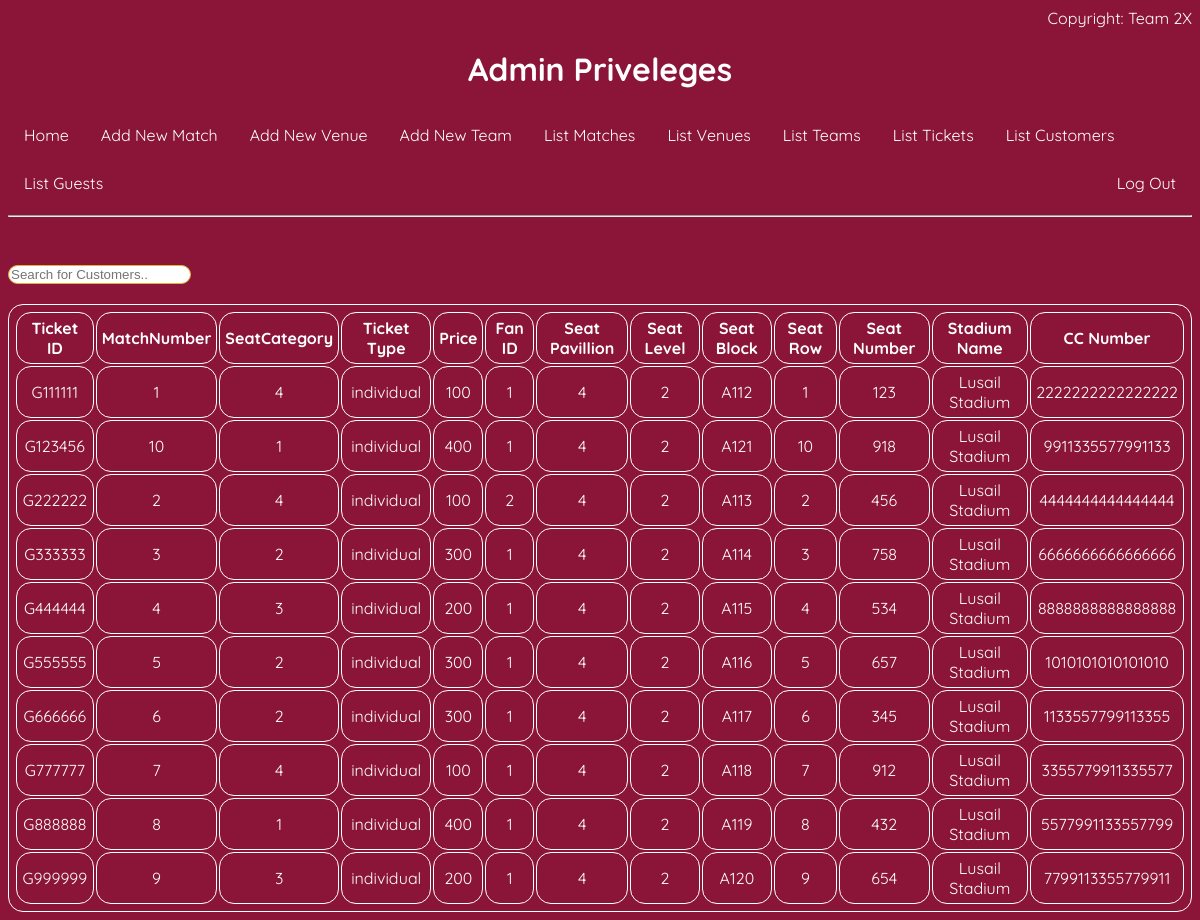
The page /admin/list_ticket.php (signed in) on the database its author committed.
### tables this page shows
CREATE TABLE TICKET
(
  TicketID VARCHAR(255) NOT NULL,
  MatchNumber INT NOT NULL,
  SeatCategory INT NOT NULL,
  TicketType VARCHAR(255) NOT NULL,
  Price INT NOT NULL,
  FanID INT NOT NULL,
  TeamName VARCHAR(255),  
  SpecificStadiumName VARCHAR(255),  
  SeatPavillion INT NOT NULL,
  SeatLevel INT NOT NULL,
  SeatBlock VARCHAR(255) NOT NULL,
  SeatRow INT NOT NULL,
  SeatNumber INT NOT NULL,
  StadiumName VARCHAR(255) NOT NULL,
  CCNumber VARCHAR(16),  
  PRIMARY KEY (TicketID),
  FOREIGN KEY (FanID) REFERENCES CUSTOMER(CustFanID) on update cascade on delete cascade,
  FOREIGN KEY (TeamName) REFERENCES TEAM(TeamName) on update cascade on delete cascade,
  FOREIGN KEY (StadiumName) REFERENCES STADIUM(StadiumName) on update cascade on delete cascade,
  FOREIGN KEY (SeatCategory, SeatPavillion, SeatLevel, SeatBlock, SeatRow, SeatNumber, StadiumName, Price) REFERENCES SEAT(SeatCategory, SeatPavillion, SeatLevel, SeatBlock, SeatRow, SeatNumber, StadiumName, SeatPrice) on update cascade on delete cascade,
  FOREIGN KEY (CCNumber) REFERENCES CCDetails(CCNumber) on update cascade on delete cascade,
  FOREIGN KEY (MatchNumber) REFERENCES FOOTBALL_MATCH(MatchNumber) on update cascade on delete cascade
);

### admin/list_ticket.php (the view, shortened to what this page needs)
<html>
    <?php include('admin_home.php');
    ?>
    <body>
            <?php
                $servername = "dbproject5.org";
                $username = "Team2X_admin";
                $password = "Team2X_admin";
                $dbname = "Team2X_Project";
                $conn = new mysqli($servername, $username, $password, $dbname);
                $get_tickets_sql = "select * from TICKET;";
                $get_tickets = $conn->query($get_tickets_sql);
                if($get_tickets->num_rows == 0)
                {
                    echo "There are no matches to display.";
                }
                else{
                    echo "<input type='text' id='myInput' onkeyup='myFunction()' placeholder='Search for Customers..' title='Type in a FanID'>";
                    echo "<br>";
                    echo "<br>";
                    echo "<table id='myTable'>";
                    echo "<tr>";
                    echo "<th>Ticket ID</th>";
                    echo "<th>MatchNumber</th>";
                    echo "<th>SeatCategory</th>";
                    echo "<th>Ticket Type</th>";
                    echo "<th>Price</th>";
                    echo "<th>Fan ID</th>";
                    echo "<th>Seat Pavillion</th>";
                    echo "<th>Seat Level</th>";
                    echo "<th>Seat Block</th>";
                    echo "<th>Seat Row</th>";
                    echo "<th>Seat Number</th>";
                    echo "<th>Stadium Name</th>";
                    echo "<th>CC Number</th>";
                    echo "</tr>";
                    while($get_tickets_row = $get_tickets->fetch_assoc()){
                        echo "<tr>";
                        echo "<td>" . $get_tickets_row["TicketID"] . "</td>";
                        echo "<td>" . $get_tickets_row["MatchNumber"] . "</td>";
                        echo "<td>" . $get_tickets_row["SeatCategory"] . "</td>";
                        echo "<td>" . $get_tickets_row["TicketType"] . "</td>";
                        echo "<td>" . $get_tickets_row["Price"] . "</td>";
                        echo "<td>" . $get_tickets_row["FanID"] . "</td>";
                        echo "<td>" . $get_tickets_row["SeatPavillion"] . "</td>";
                        echo "<td>" . $get_tickets_row["SeatLevel"] . "</td>";
                        echo "<td>" . $get_tickets_row["SeatBlock"] . "</td>";
                        echo "<td>" . $get_tickets_row["SeatRow"] . "</td>";
                        echo "<td>" . $get_tickets_row["SeatNumber"] . "</td>";
                        echo "<td>" . $get_tickets_row["StadiumName"] . "</td>";
                        echo "<td>" . $get_tickets_row["CCNumber"] . "</td>";
                        echo "</tr>";
                    }
                    echo "</table>";
                }
            ?>
    </body>
</html>

### admin/admin_home.php (style rules this page uses)
html { color: white; background-color: #8a1538; font-family: 'Quicksand', sans-serif; }
table,td,th { text-align:center; border: 1px white solid; border-radius: 15px; padding: 5px; }
input { border: 1px solid #e2b33a; border-radius: 15px; }

### rows shown on the page
ticket: TicketID "G111111", MatchNumber "1", SeatCategory "4", TicketType "individual", Price "100", FanID "1", SeatPavillion "4", SeatLevel "2", SeatBlock "A112", SeatRow "1", SeatNumber "123", StadiumName "Lusail Stadium", CCNumber "2222222222222222"
ticket: TicketID "G123456", MatchNumber "10", SeatCategory "1", TicketType "individual", Price "400", FanID "1", SeatPavillion "4", SeatLevel "2", SeatBlock "A121", SeatRow "10", SeatNumber "918", StadiumName "Lusail Stadium", CCNumber "9911335577991133"
ticket: TicketID "G222222", MatchNumber "2", SeatCategory "4", TicketType "individual", Price "100", FanID "2", SeatPavillion "4", SeatLevel "2", SeatBlock "A113", SeatRow "2", SeatNumber "456", StadiumName "Lusail Stadium", CCNumber "4444444444444444"
ticket: TicketID "G333333", MatchNumber "3", SeatCategory "2", TicketType "individual", Price "300", FanID "1", SeatPavillion "4", SeatLevel "2", SeatBlock "A114", SeatRow "3", SeatNumber "758", StadiumName "Lusail Stadium", CCNumber "6666666666666666"
ticket: TicketID "G444444", MatchNumber "4", SeatCategory "3", TicketType "individual", Price "200", FanID "1", SeatPavillion "4", SeatLevel "2", SeatBlock "A115", SeatRow "4", SeatNumber "534", StadiumName "Lusail Stadium", CCNumber "8888888888888888"
ticket: TicketID "G555555", MatchNumber "5", SeatCategory "2", TicketType "individual", Price "300", FanID "1", SeatPavillion "4", SeatLevel "2", SeatBlock "A116", SeatRow "5", SeatNumber "657", StadiumName "Lusail Stadium", CCNumber "1010101010101010"
ticket: TicketID "G666666", MatchNumber "6", SeatCategory "2", TicketType "individual", Price "300", FanID "1", SeatPavillion "4", SeatLevel "2", SeatBlock "A117", SeatRow "6", SeatNumber "345", StadiumName "Lusail Stadium", CCNumber "1133557799113355"
ticket: TicketID "G777777", MatchNumber "7", SeatCategory "4", TicketType "individual", Price "100", FanID "1", SeatPavillion "4", SeatLevel "2", SeatBlock "A118", SeatRow "7", SeatNumber "912", StadiumName "Lusail Stadium", CCNumber "3355779911335577"
ticket: TicketID "G888888", MatchNumber "8", SeatCategory "1", TicketType "individual", Price "400", FanID "1", SeatPavillion "4", SeatLevel "2", SeatBlock "A119", SeatRow "8", SeatNumber "432", StadiumName "Lusail Stadium", CCNumber "5577991133557799"
ticket: TicketID "G999999", MatchNumber "9", SeatCategory "3", TicketType "individual", Price "200", FanID "1", SeatPavillion "4", SeatLevel "2", SeatBlock "A120", SeatRow "9", SeatNumber "654", StadiumName "Lusail Stadium", CCNumber "7799113355779911"
